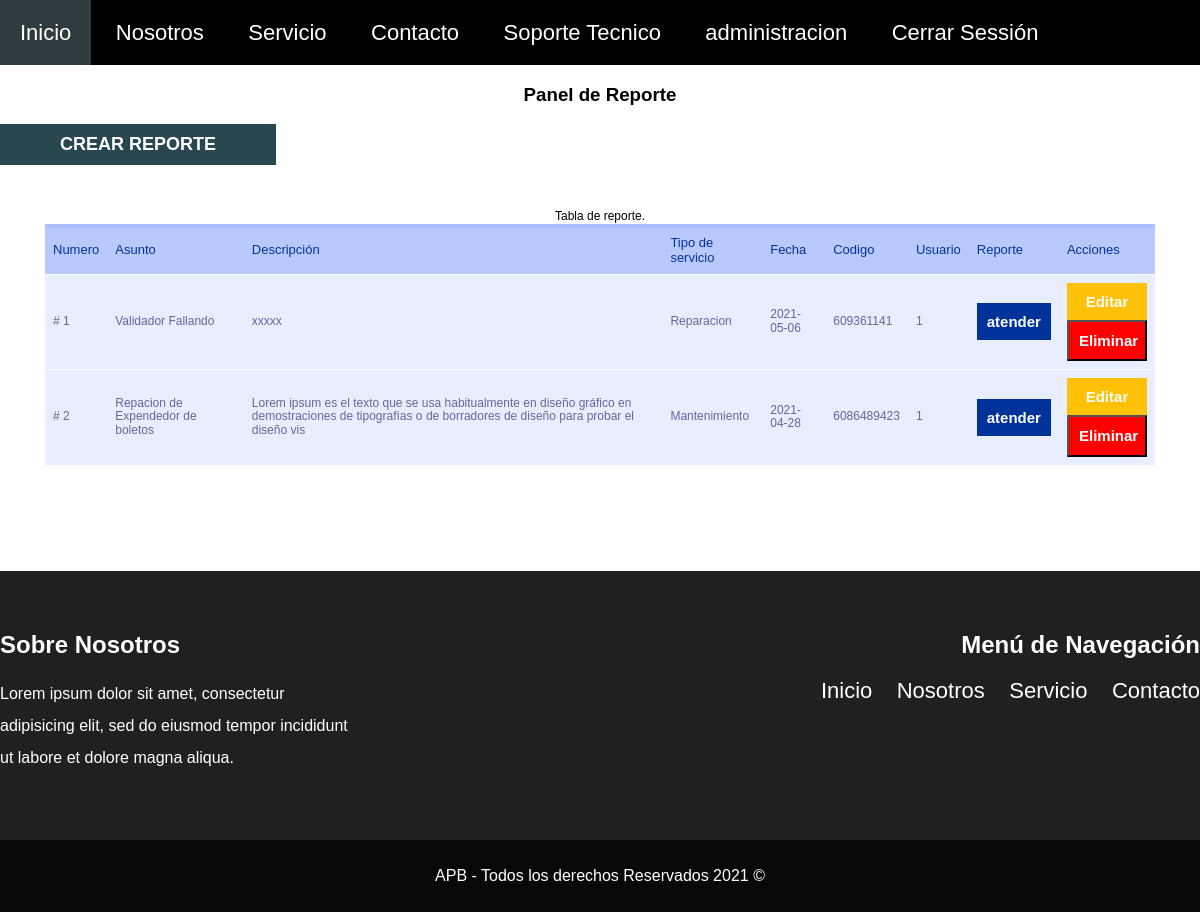
Screenshot of /servicio/reporte/ (signed in) with the database file from the repository.
### tables this page shows
CREATE TABLE `reportes` (
  `id` int(12) NOT NULL,
  `asunto` varchar(80) NOT NULL,
  `descripcion` text NOT NULL,
  `tipo_servicio` varchar(80) NOT NULL,
  `fecha` text NOT NULL,
  `usuario_id` int(12) NOT NULL,
  `codigo` varchar(80) NOT NULL
);

### servicio/controllers/TempleteControlador.php (called while the page is built)
<?php
Class TempleteControlador {
    public function index(){
        include "views/templete.php";
    }
}

### servicio/index.php (called while the page is built, shortened)
<?php
require_once __DIR__."/controllers/TempleteControlador.php";
require_once __DIR__."/controllers/UsuarioControlador.php";
require_once __DIR__."/controllers/ReporteControlador.php";
require_once __DIR__."/controllers/ServicioControlador.php";
require_once __DIR__."/models/Reporte.php";
$templete = new TempleteControlador();
$templete-> index();

### servicio/controllers/ReporteControlador.php (called while the page is built, shortened)
<?php
class ReporteControlador {
static public function ctrMostarRegistroInfo( $item, $value){
    $table = "reportes";
    $result = Reporte::mdlMostrarRegistroInfo($table, $item, $value);
    return $result;
}
}

### servicio/database/Conexion.php (called while the page is built)
<?php
class Conexion {
    static public function conectar(){
      $link = new PDO("mysql:host=localhost;
      dbname=servicios",
      "root",
      "");
      $link ->exec("set names utf8");
      return $link;
    }
}

### servicio/models/Reporte.php (called while the page is built, shortened)
<?php
require_once "database/conexion.php";
class Reporte {
   static public function mdlMostrarRegistroInfo($table ,$item, $value){
    if($item != null){
			$stmt = Conexion::conectar()->prepare("SELECT * FROM $table WHERE $item = :$item");
			$stmt -> bindParam(":".$item, $value, PDO::PARAM_STR);
			$stmt -> execute();
			return $stmt -> fetch();
		}else{
			$stmt = Conexion::conectar()->prepare("SELECT * FROM $table ORDER by id DESC");
			$stmt -> execute();
			return $stmt -> fetchAll();
		}
  }
}

### servicio/views/pages/reporte.php (the view, shortened to what this page needs)
<div class="contenedor">
    <h3 class="text-center">Panel de Reporte</h3>
    <a href="<?php echo URL_BASE ?>crear-reporte/" class="boton">Crear Reporte</a>
<div class="contenedor  centrar">
<table >
<caption>Tabla de reporte.</caption>
<tr>
    <th>Numero</th>
    <th>Asunto</th>
     <th>Descripción</th>
     <th>Tipo de servicio</th>
     <th>Fecha</th>
     <th>Codigo </th>
     <th>Usuario </th>
     <th>Reporte </th>
     <th>Acciones </th>
</tr>
<tbody>
<?php
        $reportes = ReporteControlador::ctrMostarRegistroInfo(null, null);
        foreach($reportes as $key => $reporte){
?>
<tr>
    <td># <?php echo $key + 1;  ?></td>
    <td><?php echo  $reporte['asunto'];  ?></td>
    <td><?php echo  $reporte['descripcion'];  ?></td>
    <td><?php echo  $reporte['tipo_servicio'];  ?></td>
    <td><?php echo  $reporte['fecha'];  ?></td>
    <td><?php echo  $reporte['codigo'];  ?></td>
    <td><?php echo  $reporte['usuario_id'];  ?></td>
    <td>
    <a href="<?php echo URL_BASE ?>agregar-atencion/<?php echo $reporte['id']; ?>" class="btn azul">atender</a>
    </td>
    <td>
        <a href="<?php echo URL_BASE ?>editar-reporte/<?php echo $reporte['id']; ?>" class="btn naranja">Editar</a>
        <form method="POST">
           <button type="submit"  class="btn rojo">Eliminar</button>
        </form>
    </td>
</tr>
<?php }?>
</tbody>
</table>
</div>
</div>

### servicio/views/components/header.php (shortened to what this page needs)
<?php
$url = 'http://localhost/servicio/';
?>
<!DOCTYPE html>
<html lang="en">
<head>
    <link rel="stylesheet" href="https://use.fontawesome.com/releases/v5.6.3/css/all.css">
    <link rel="stylesheet" href="<?php echo $url ?>views/css/normalizacion.css">
    <link rel="stylesheet" href="<?php echo $url ?>views/css/estilos.css">
</head>
<body>

### servicio/views/components/navigation.php (shortened to what this page needs)
<div class="barra">
        <nav id="nav" class="navegacion-principal contenedor">
            <a href="<?php echo URL_BASE ?>">Inicio</a>
            <a href="<?php echo URL_BASE ?>">Nosotros</a>
            <a href="<?php echo URL_BASE ?>">Servicio</a>
            <a href="<?php echo URL_BASE ?>">Contacto</a>
            <a href="<?php echo URL_BASE ?>login/">Soporte Tecnico</a>
            <?php
             if (isset($_SESSION['validarIngreso']) == "ok") {    ?>
                   <a href="<?php echo URL_BASE ?>administracion/">administracion</a>
                 <a href="<?php echo URL_BASE ?>logout/">Cerrar Sessión</a>
             <?php   }?>
        </nav>
    </div>

### servicio/views/templete.php
<?php
  include 'views/components/header.php';
  include 'views/components/navigation.php';
?>
<div class=" contenido">
<?php
      if(isset($_GET["page"])){
        $rutas = explode("/", $_GET["page"]);
          $ruta =  $rutas[0];
         if($ruta == "registro" ||
            $ruta == "crear-reporte" ||
            $ruta == "editar-reporte" ||
            $ruta == "reporte" ||
            $ruta == "crear-atencion" ||
            $ruta == "agregar-atencion" ||
            $ruta == "editar-atencion" ||
            $ruta == "atencion" ||
            $ruta == "crear-categoria" ||
            $ruta == "editar-categoria" ||
            $ruta == "categoria" ||
            $ruta == "crear-equipo" ||
            $ruta == "editar-equipo" ||
            $ruta == "equipo" ||
            $ruta == "crear-servicio" ||
            $ruta == "editar-servicio" ||
            $ruta == "servicio" ||
            $ruta == "administracion" ||
            $ruta == "usuario" ||
            $ruta == "inicio" ||
            $ruta == "login" ||
            $ruta == "logout"){
             include "pages/". $ruta.".php";
            }else{
                include "pages/404.php";
            }
      }else{
          include "pages/inicio.php";
      }
    ?>
</div>
<?php
include 'views/components/footer.php';
?>

### servicio/views/components/footer.php
<footer class="footer-sitio">
        <div class="contenedor clearfix">
            <section class="nosotros">
                <h2>Sobre Nosotros</h2>
                <p>Lorem ipsum dolor sit amet, consectetur adipisicing elit, sed do eiusmod tempor incididunt ut labore et dolore magna aliqua. </p>
            </section>
            <section class="menu">
                <h2>Menú de Navegación</h2>
                <nav>
                    <a href="#">Inicio</a>
                    <a href="#">Nosotros</a>
                    <a href="#">Servicio</a>
                    <a href="#">Contacto</a>
                </nav>
            </section>
        </div>
        <p class="copyright">APB - Todos los derechos Reservados 2021 &copy;</p>
    </footer>
    </body>
</html>

### servicio/views/css/normalizacion.css (style rules this page uses)
html { line-height: 1.15; -webkit-text-size-adjust: 100%; }
body { margin: 0; }
a { background-color: transparent; }
button, input, optgroup, select, textarea { font-family: inherit; font-size: 100%; line-height: 1.15; margin: 0; }
button, input { overflow: visible; }
button, select { text-transform: none; }
button, [type="button"], [type="reset"], [type="submit"] { -webkit-appearance: button; }

### servicio/views/css/estilos.css (style rules this page uses)
:root { --blanco: #ffffff; --primario: #FFC107; --secundario: #0097A7; --gris: #757575; --oscuro: #212121; }
html { box-sizing: border-box; }
*, *:before, *:after { box-sizing: inherit; }
body { font-family: Verdana, Geneva, Tahoma, sans-serif }
p { font-size: 16px; line-height: 2; }
table { font-family: "Lucida Sans Unicode", "Lucida Grande", Sans-Serif; font-size: 12px; margin: 45px; min-width: 756px; text-align: left; border-collapse: collapse; }
th { font-size: 13px; font-weight: normal; padding: 8px; background: #b9c9fe; border-top: 4px solid #aabcfe; border-bottom: 1px solid #fff; color: #039; }
td { padding: 8px; background: #e8edff; border-bottom: 1px solid #fff; color: #669; border-top: 1px solid transparent; }
.text-center { text-align: center; }
.boton { background-color: #29474e; padding: 10px 60px; display: inline-block; margin: auto; color: #ffffff; text-decoration: none; text-transform: uppercase; font-weight: bold; font-size: 18px; transition: background-color .3s ease-in-out; }
.contenedor { margin: 0 auto; max-width: 1200px; }
.clearfix::after { content:''; clear: both; display: block; }
.barra { overflow: hidden; }
.navegacion-principal { max-height: 0; transition: .5s; }
@media (min-width:768px) { .navegacion-principal { max-height: unset; } }
.barra { background-color: #000000; }
.navegacion-principal a { color: #ffffff; text-decoration: none; font-size: 22px; display: block; text-align: center; padding: 20px; }
@media (min-width:768px) { .navegacion-principal a { display: inline-block; } }
h2 { color: #00B8E4; margin-bottom: 20px; }
.footer-sitio { background-color: #202020; padding-top: 40px; margin-top: 60px; color: #ffffff; text-align: center; }
.footer-sitio h2 { color: #ffffff; }
.footer-sitio a { color: #ffffff; text-decoration: none; font-size: 22px; margin-right: 20px; }
.footer-sitio a:last-of-type { margin-right: 0; }
@media (min-width:768px) { .footer-sitio .nosotros { float: left; width: 30%; text-align: left; } }
@media (min-width:768px) { .footer-sitio .menu { float: right; width: 50%; text-align: right; } }
.copyright { background-color: #080808; margin: 50px 0 0 0; padding: 20px 0; }
.btn { text-decoration: none; display: block; margin: auto; padding: 10px; color: white; border-color: 1px white solid; text-align: center; font-size: 15px; font-weight: 600; max-width: 80px; }
.naranja { background-color: var(--primario); }
.rojo { background-color: red; }
.centrar { display: flex; justify-content: center; }
.azul { background-color: #039; }

### rows the page displays
reportes: asunto "Validador Fallando", descripcion "xxxxx", tipo_servicio "Reparacion", fecha "2021-05-06", codigo "609361141", usuario "1"
reportes: asunto "Repacion de Expendedor de boletos", descripcion "Lorem ipsum es el texto que se usa habitualmente en diseño gráfico en demostraciones de tipografías o de borradores de diseño para probar el diseño vis", tipo_servicio "Mantenimiento", fecha "2021-04-28", codigo "6086489423", usuario "1"
